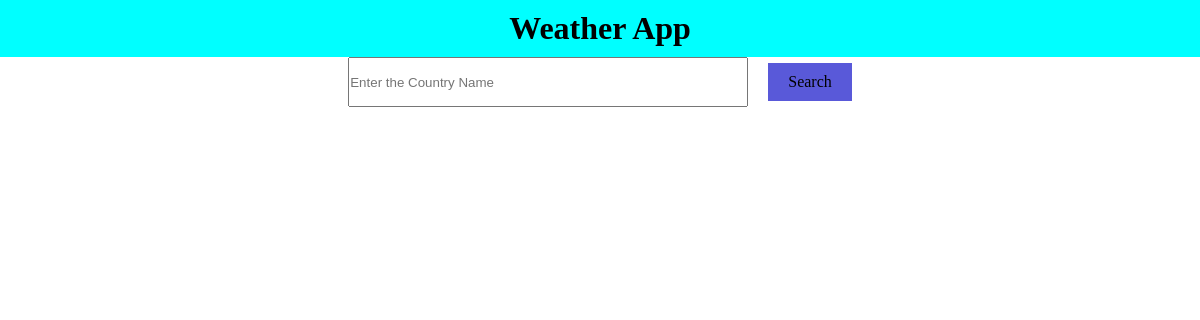
Before: / with the older database file.
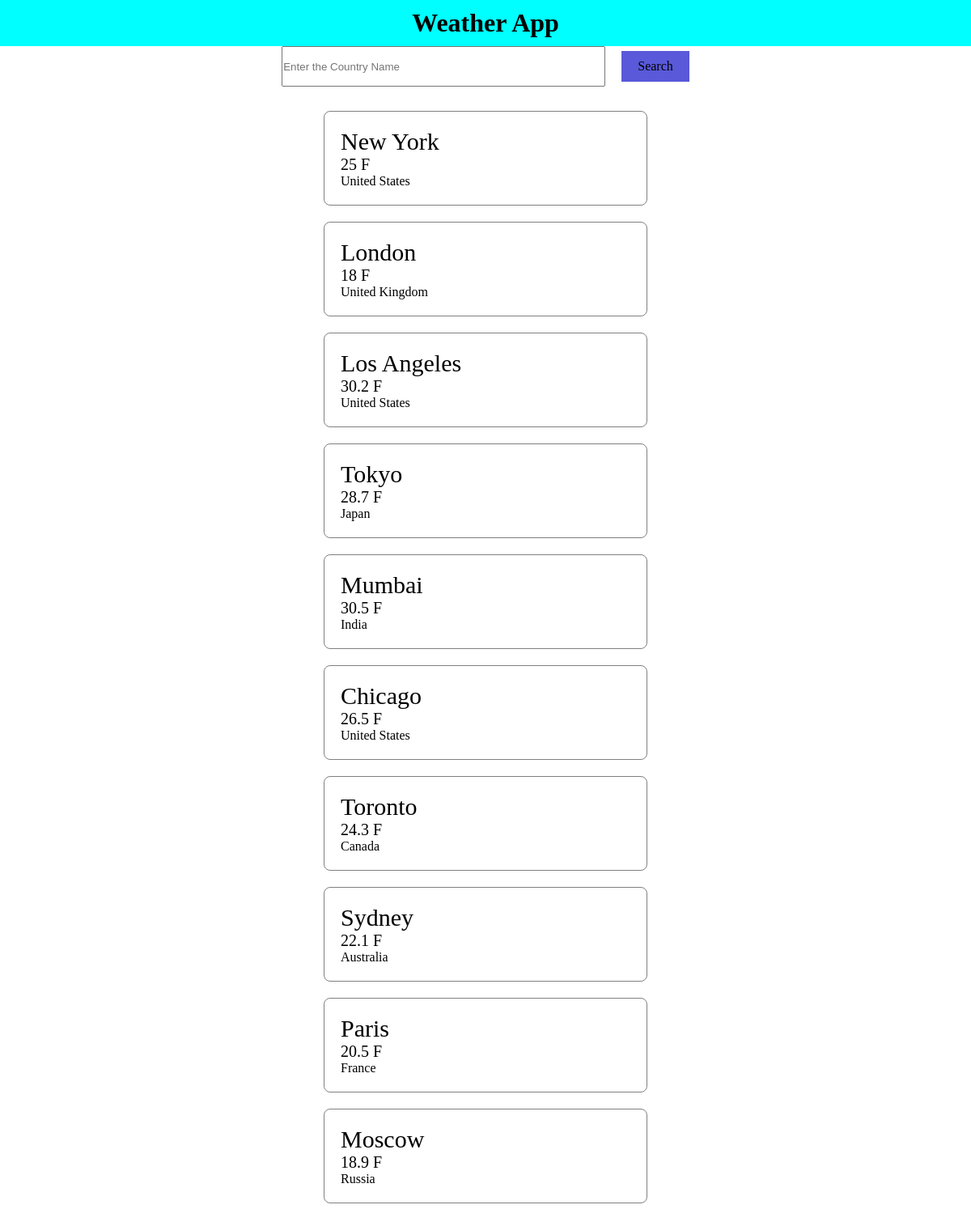
After: the same page with the newer database file.
### home/models.py (models this page shows, shortened)
class Temperature(models.Model):
    city = models.CharField(max_length=100,)
    country = models.CharField(max_length=100)
    latitude = models.CharField(max_length=500)
    logintude = models.CharField(max_length=100)
    weather_description = models.CharField(max_length=100)
    humitidy = models.CharField(max_length=100)
    temperature =models.CharField(max_length=5)

### home/views.py (the view)
# urls.py: 2. Add a URL to urlpatterns:  path('', views.home, name='home')
def home(request):
    response = {}
    response["response"] = Temperature.objects.all()[:10]
    return render(request, "index.html",response)

### templates/index.html (shortened to what this page needs)
<!DOCTYPE html>
<html lang="en">
  <head>
  </head>
  <body>
    <h1 class="header">Weather App</h1>
    <form method="POST">
      <input
        type="text"
        name="search"
        id=""
        placeholder="Enter the Country Name"
      />
      <div class="btn">Search</div>
    </form>
    <div class="list-of-countrys">
      {% for data in response %}
      <div class="list">
        <div class="title">{{data.city}}</div>
        <div class="temperature">{{data.temperature}} F</div>
        <div class="country">{{data.country}}</div>
      </div>
      {% endfor %}
    </div>
  </body>
</html>

### templates/index.html (style rules this page uses)
* { margin: 0px; padding: 0px; box-sizing: border-box; }
.header { text-align: center; padding: 10px; background-color: aqua; }
form { display: flex; align-items: center; justify-content: center; gap: 20px; }
.btn { padding: 10px 20px; background-color: rgb(89, 89, 217); }
input { width: 400px; height: 50px; }
.list-of-countrys { display: grid; position: relative; place-items: center; padding: 30px 0; margin: auto; width: 400px; gap: 20px; }
.list { width: 100%; border: 1px solid grey; border-radius: 8px; padding: 20px; }
.title { font-size: 30px; }
.temperature { font-size: 20px; }

Changed rows visible on the page:
added Temperature: city "New York", temperature "25", country "United States"
added Temperature: city "London", temperature "18", country "United Kingdom"
added Temperature: city "Los Angeles", temperature "30.2", country "United States"
added Temperature: city "Tokyo", temperature "28.7", country "Japan"
added Temperature: city "Mumbai", temperature "30.5", country "India"
added Temperature: city "Chicago", temperature "26.5", country "United States"
added Temperature: city "Toronto", temperature "24.3", country "Canada"
added Temperature: city "Sydney", temperature "22.1", country "Australia"
added Temperature: city "Paris", temperature "20.5", country "France"
added Temperature: city "Moscow", temperature "18.9", country "Russia"
